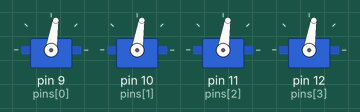
This sketch was run on a simulated Arduino Uno, built with avr-gcc and run on an emulated ATmega328P. Shown: 4 × servo.

Above: at 9.25 s.
At 13.75 s:
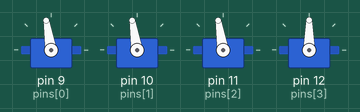
At 16.0 s:
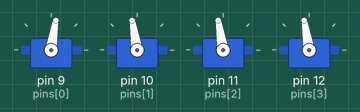
At 17.15 s:
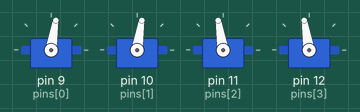
At 18.3 s:
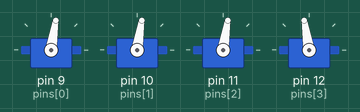
Timing chart, 0 to 22.7 s (numbered marks = the images above):
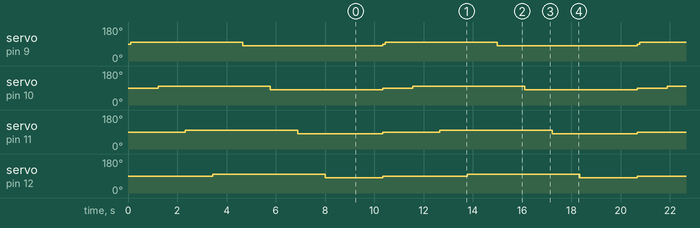

Measured:
- by itself, servo on pin 9 (pins[0]): repeats every 10.3 s: 81° 5.7 s, 90° 0.11 s, 99° 4.6 s
- by itself, servo on pin 10 (pins[1]): repeats every 10.3 s: 81° 4.6 s, 90° 1.2 s, 99° 4.6 s
- by itself, servo on pin 11 (pins[2]): repeats every 10.3 s: 81° 3.4 s, 90° 2.3 s, 99° 4.6 s
- by itself, servo on pin 12 (pins[3]): repeats every 10.3 s: 81° 2.3 s, 90° 3.4 s, 99° 4.6 s

The sketch:

Servo_Multi_Array.ino
```cpp
#include <Servo.h>
 /*
  * Multi servo array example
  * pins[0] - pins[number of servos  - 1]
  * 0 -> s.length-1
  */

int pins[] = {9, 10, 11, 12};
Servo s[4];

void setup() {
  Serial.begin(115200);


  for(int i=0;i<4; i++)
    s[i].attach(pins[i]);

    test();
}
void ser(int id, int v){
  if(id >= 4 or id < 0) return;
  if(v < 0 or v > 180) return;
   s[id].write(v);
}

void test(){
    for(int i=0;i<4; i++){
      ser(i, 90);
    }
    delay(111);
    for(int i=0;i<4; i++){
      ser(i, 99);

    delay(1111);
    }
    delay(111);
    for(int i=0;i<4; i++){
      ser(i, 81);
    delay(1111);
    }
    delay(111);
}

void process(String dat){
  Serial.print("Input: ");
  Serial.println( dat);
  char in[] = {'a', 'b', 'c', 'd', 'e', 'f'};
   for(int i=0;i<5; i++){
    int st = dat.indexOf(in[i]);
    int en = dat.indexOf(in[i+1]);
      String v = dat.substring(st+1, en);
      int vi = v.toInt();
  Serial.print(i);
  Serial.print(" : ");
  Serial.println( vi);
      ser(i, vi);
  }
}
void loop() {
  delay(1111);
  test();
}
```
